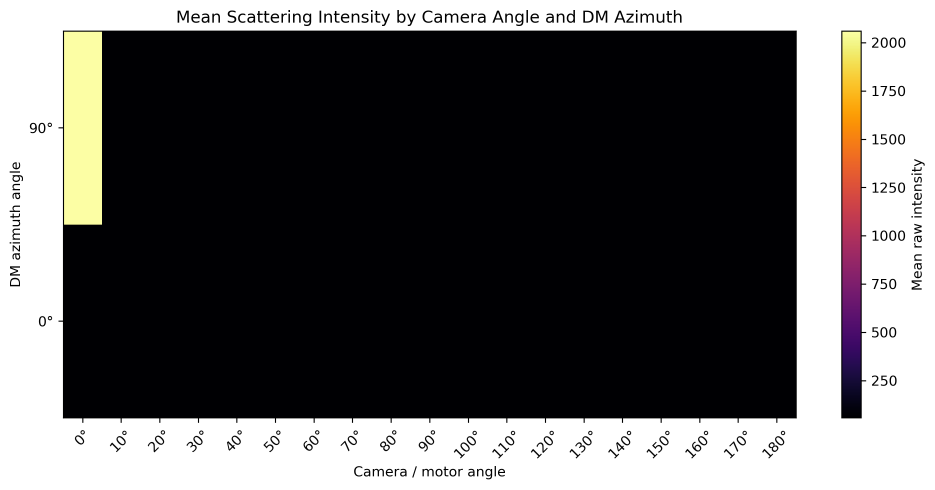
#> input picture bc_mean_intensity_heatmap.png, 2805 x 1468 px, given in place of fullrec_clean.png, which was not available (shown at 1/3 size)
$ python polar.py
#> lines starting #> are read from the running program, lines starting #| are printed output that depends on the picture; pictures that were not available may be replaced by others from this repository, and a replacement may not be noted
import numpy as np
import matplotlib
matplotlib.use("Agg")   # avoids display / wayland issues
import matplotlib.pyplot as plt
from PIL import Image

Image.MAX_IMAGE_PIXELS = None

img_path = "/home/locsst/Documents/camera/fullrec_clean.png"

with Image.open(img_path) as img:
#> img is the input picture: PIL image 2805x1468 RGBA; mean R, G, B, A 95.6, 94.4, 94.6, 255
    img = img.convert("L")   # keep as 2D intensity map
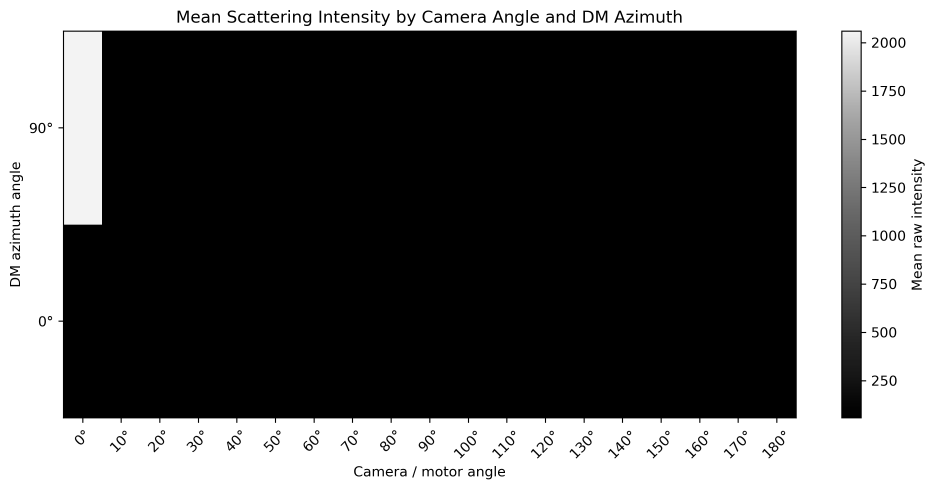
#> img: PIL image 2805x1468 L (shown at 1/3 size); min 0, max 255, mean 94.6
    img_small = img.resize((2000, 2000), resample=Image.BILINEAR)
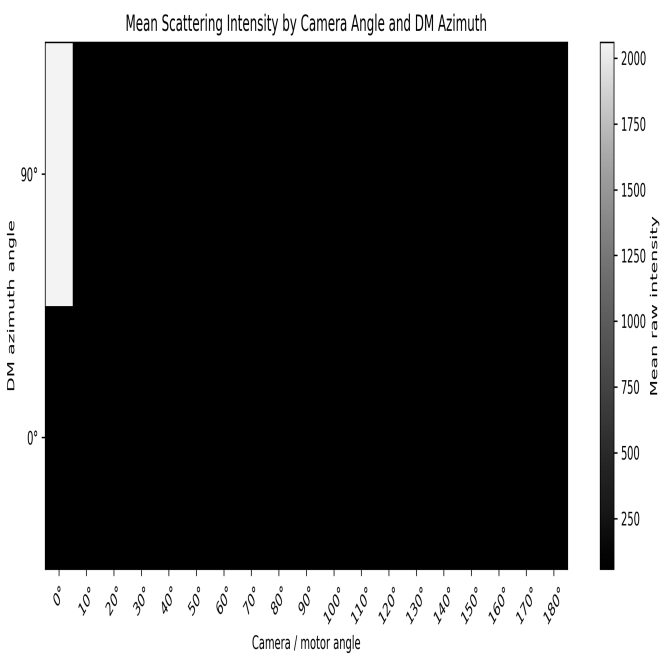
#> img_small: PIL image 2000x2000 L (shown at 1/3 size); min 0, max 255, mean 94.6
    rect_img = np.array(img_small).astype(np.float32)

# normalize to 0–1
if rect_img.max() > rect_img.min():
    rect_img = (rect_img - rect_img.min()) / (rect_img.max() - rect_img.min())

if rect_img.shape[0] > rect_img.shape[1]:
    rect_img = rect_img.T

# flip horizontally so the right edge becomes the fold center
rect_img = np.fliplr(rect_img)
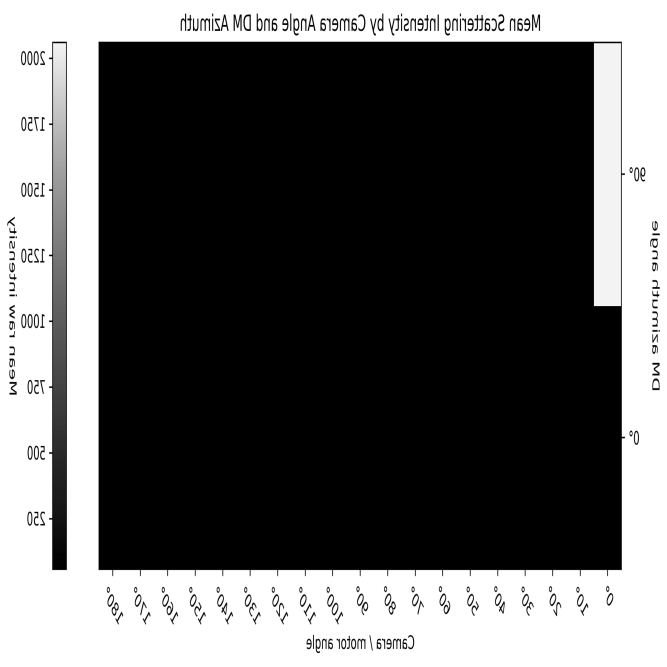
#> rect_img: shape (2000, 2000) float32 (shown at 1/3 size); min 0, max 1, mean 0.371

print("Rect img shape is:", rect_img.shape)
#| Rect img shape is: (2000, 2000)

azimuth_steps, motor_steps = rect_img.shape
#> azimuth_steps = 2000; motor_steps = 2000

theta = np.linspace(0, 2 * np.pi, azimuth_steps)
#> theta = 2000 values from 0 to 6.28
r = np.linspace(0, 1, motor_steps)
#> r = 2000 values from 0 to 1
theta_grid, r_grid = np.meshgrid(theta, r, indexing='ij')

fig, ax = plt.subplots(subplot_kw={'projection': 'polar'}, figsize=(8, 8))

c = ax.pcolormesh(theta_grid, r_grid, rect_img, shading="auto", cmap="inferno")
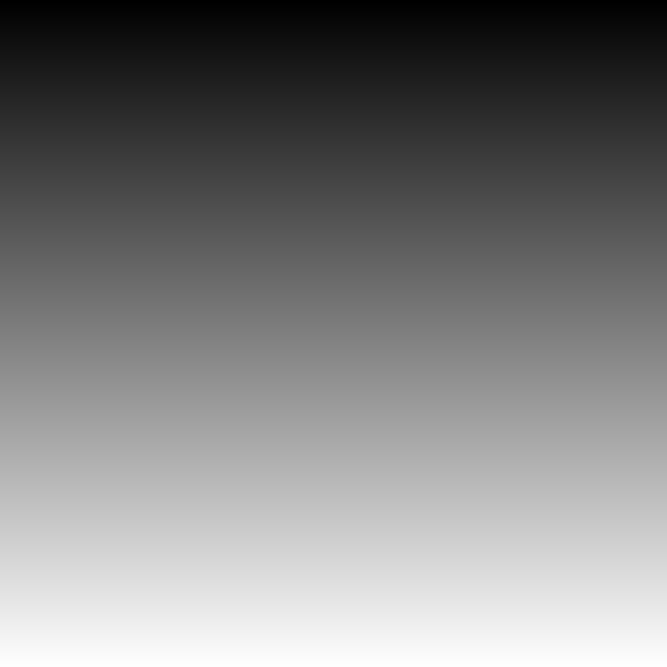
#> theta_grid: shape (2000, 2000) float64 (shown at 1/3 size); min 0, max 6.28, mean 3.14; drawn with min black and max white

ax.set_theta_zero_location("N")
ax.set_theta_direction(-1)
ax.set_yticklabels([])

# optional colorbar for presentation
cbar = plt.colorbar(c, ax=ax, pad=0.08)
cbar.set_label("Relative Intensity")

plt.tight_layout()

output_path = "/home/locsst/Documents/camera/polarfull.png"
plt.savefig(output_path, dpi=300, bbox_inches='tight', pad_inches=0)
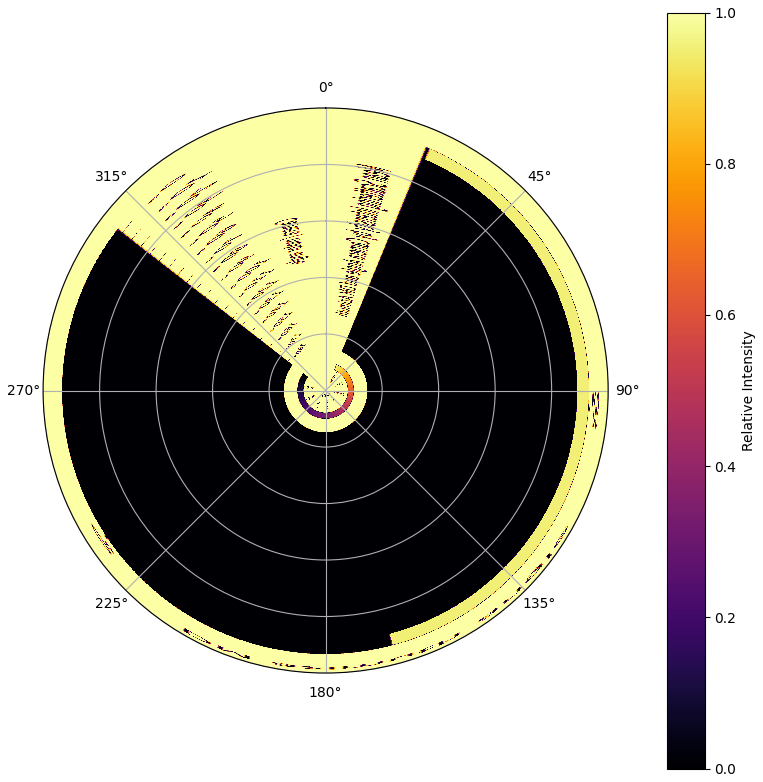
#> figure drawn by matplotlib, 2 panels
print(f"Saved polar plot to: {output_path}")

$ run again, on direct_recgrid_fixed.png
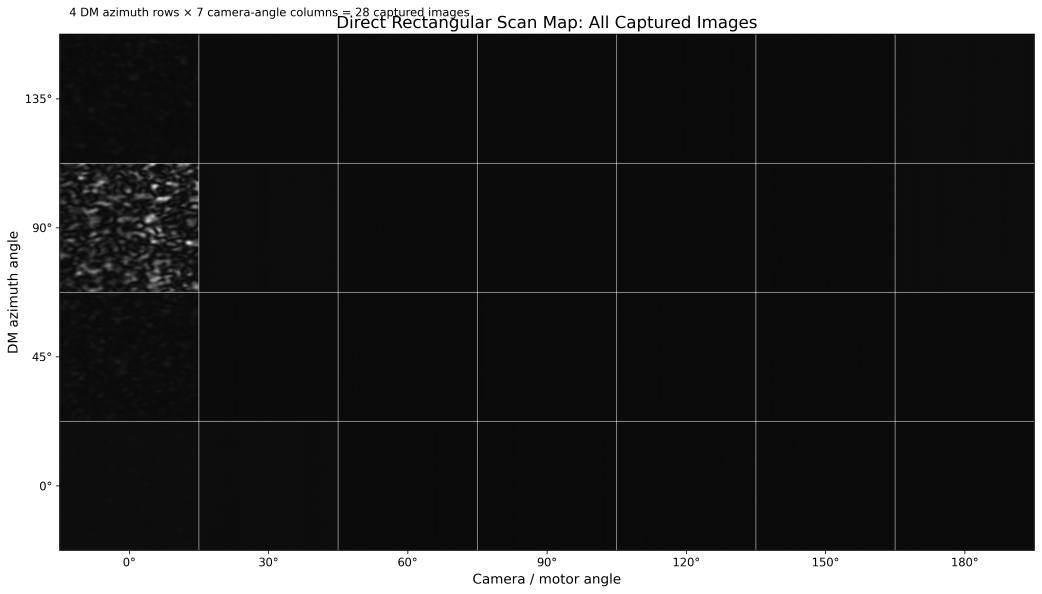
#> input picture direct_recgrid_fixed.png, 4167 x 2374 px, given in place of fullrec_clean.png, which was not available (shown at 1/4 size)
#> img is the input picture: PIL image 4167x2374 RGBA; mean R, G, B, A 56.5, 56.5, 56.5, 255
#> img: PIL image 4167x2374 L
#> `rect_img = np.fliplr(rect_img)`:
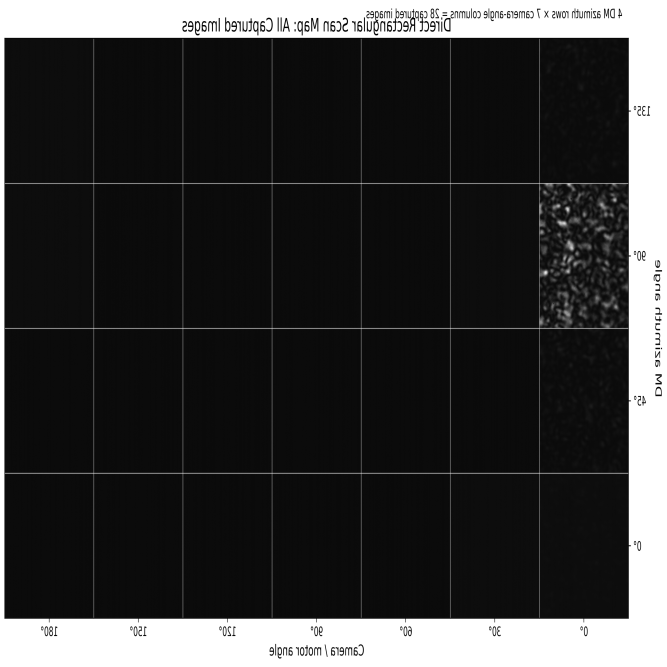
#> rect_img: shape (2000, 2000) float32 (shown at 1/3 size); min 0, max 1, mean 0.222
#| Rect img shape is: (2000, 2000)
#> `plt.savefig(output_path, dpi=300, bbox_inches='tight', pad_inches=0)`:
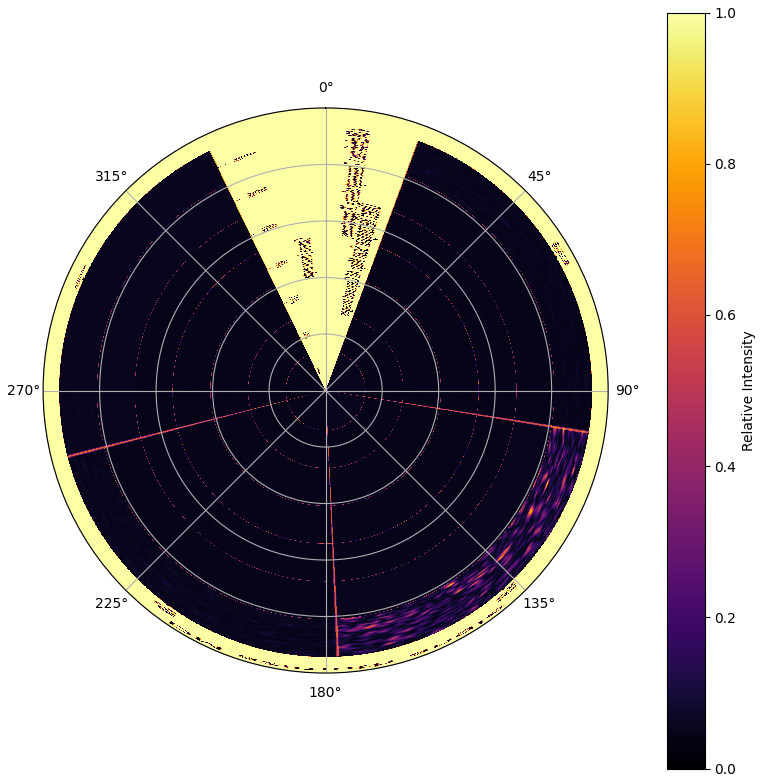
#> figure drawn by matplotlib, 2 panels
